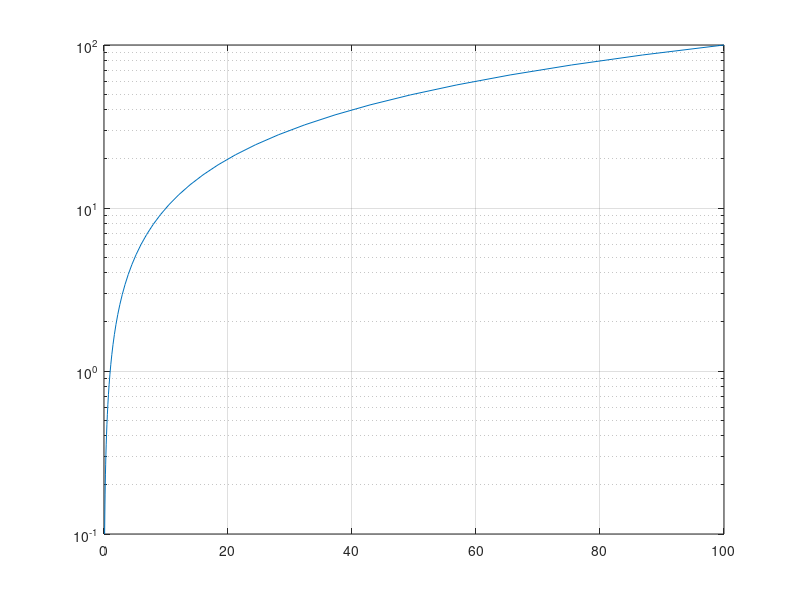
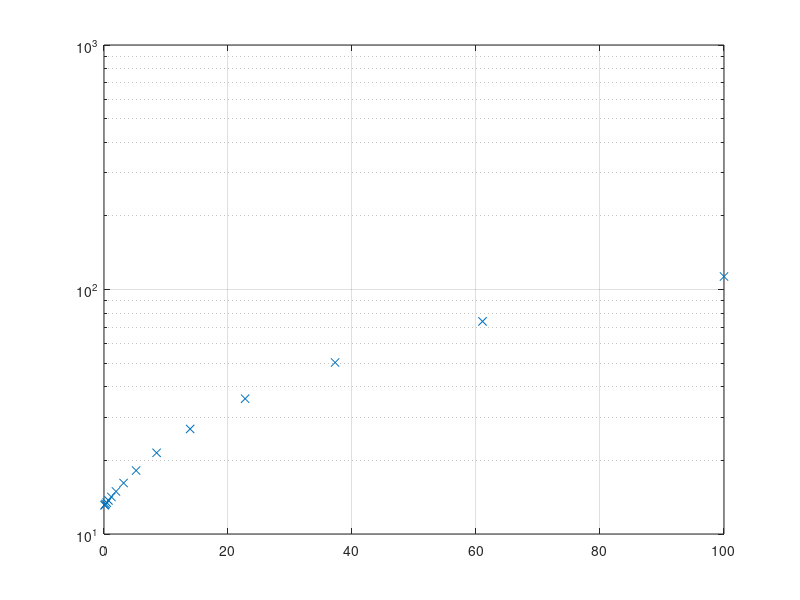

Write the MATLAB code that produced these figures, in order.
%=============================================================================
% Copyright (c) 2016-present Allan CORNET (Nelson)
%=============================================================================
% This file is part of Nelson.
%=============================================================================
% LICENCE_BLOCK_BEGIN
% SPDX-License-Identifier: LGPL-3.0-or-later
% LICENCE_BLOCK_END
%=============================================================================
% <--ADV-CLI MODE-->
%=============================================================================
f = figure();
x = logspace(-1,2);
semilogy(x, x);
grid on
%=============================================================================
f = figure();
x = logspace(-1, 2, 15);
y = 13 + x;
semilogy(x, y, 'x', 'MarkerFaceColor', [0 0.447 0.741])
grid on
%=============================================================================
